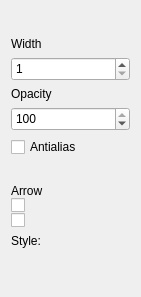
<?xml version="1.0" encoding="UTF-8"?>
<ui version="4.0">
 <class>LineSettingsWidget</class>
 <widget class="QWidget" name="LineSettingsWidget">
  <property name="geometry">
   <rect>
    <x>0</x>
    <y>0</y>
    <width>141</width>
    <height>297</height>
   </rect>
  </property>
  <property name="windowTitle">
   <string>Form</string>
  </property>
  <layout class="QVBoxLayout" name="verticalLayout_2">
   <item>
    <layout class="QVBoxLayout" name="verticalLayout">
     <item>
      <spacer name="verticalSpacer">
       <property name="orientation">
        <enum>Qt::Vertical</enum>
       </property>
       <property name="sizeHint" stdset="0">
        <size>
         <width>20</width>
         <height>40</height>
        </size>
       </property>
      </spacer>
     </item>
     <item>
      <widget class="QLabel" name="label_4">
       <property name="text">
        <string>Width</string>
       </property>
      </widget>
     </item>
     <item>
      <widget class="QSpinBox" name="widthSpinBox">
       <property name="minimumSize">
        <size>
         <width>0</width>
         <height>24</height>
        </size>
       </property>
       <property name="minimum">
        <number>1</number>
       </property>
      </widget>
     </item>
     <item>
      <widget class="QLabel" name="label_5">
       <property name="text">
        <string>Opacity</string>
       </property>
      </widget>
     </item>
     <item>
      <widget class="QSpinBox" name="opacitySpinBox">
       <property name="minimumSize">
        <size>
         <width>0</width>
         <height>24</height>
        </size>
       </property>
       <property name="maximum">
        <number>100</number>
       </property>
       <property name="value">
        <number>100</number>
       </property>
      </widget>
     </item>
     <item>
      <layout class="QVBoxLayout" name="verticalLayout_3">
       <property name="spacing">
        <number>0</number>
       </property>
       <item>
        <widget class="QCheckBox" name="antialiasCheckBox">
         <property name="text">
          <string>Antialias</string>
         </property>
        </widget>
       </item>
       <item>
        <spacer name="verticalSpacer_2">
         <property name="orientation">
          <enum>Qt::Vertical</enum>
         </property>
         <property name="sizeHint" stdset="0">
          <size>
           <width>20</width>
           <height>40</height>
          </size>
         </property>
        </spacer>
       </item>
       <item>
        <widget class="QLabel" name="label">
         <property name="text">
          <string>Arrow</string>
         </property>
        </widget>
       </item>
       <item>
        <layout class="QVBoxLayout" name="verticalLayout_4">
         <property name="spacing">
          <number>0</number>
         </property>
         <item>
          <layout class="QHBoxLayout" name="horizontalLayout">
           <item>
            <widget class="QCheckBox" name="arrowCheckBox">
             <property name="text">
              <string/>
             </property>
            </widget>
           </item>
           <item>
            <widget class="QLabel" name="arrowLabel">
             <property name="sizePolicy">
              <sizepolicy hsizetype="Minimum" vsizetype="Minimum">
               <horstretch>0</horstretch>
               <verstretch>0</verstretch>
              </sizepolicy>
             </property>
             <property name="maximumSize">
              <size>
               <width>16777215</width>
               <height>16</height>
              </size>
             </property>
             <property name="text">
              <string/>
             </property>
             <property name="pixmap">
              <pixmap resource="../../Icons.qrc">:/lines/assets/lines/arrow_1.png</pixmap>
             </property>
             <property name="alignment">
              <set>Qt::AlignCenter</set>
             </property>
            </widget>
           </item>
          </layout>
         </item>
         <item>
          <layout class="QHBoxLayout" name="horizontalLayout_4">
           <item>
            <widget class="QCheckBox" name="arrowCheckBox2">
             <property name="text">
              <string/>
             </property>
            </widget>
           </item>
           <item>
            <widget class="QLabel" name="arrowLabel2">
             <property name="sizePolicy">
              <sizepolicy hsizetype="Fixed" vsizetype="Fixed">
               <horstretch>0</horstretch>
               <verstretch>0</verstretch>
              </sizepolicy>
             </property>
             <property name="maximumSize">
              <size>
               <width>16777215</width>
               <height>16</height>
              </size>
             </property>
             <property name="text">
              <string/>
             </property>
             <property name="pixmap">
              <pixmap resource="../../Icons.qrc">:/lines/assets/lines/arrow_2.png</pixmap>
             </property>
            </widget>
           </item>
          </layout>
         </item>
        </layout>
       </item>
      </layout>
     </item>
     <item>
      <widget class="QLabel" name="label_3">
       <property name="text">
        <string>Style:</string>
       </property>
      </widget>
     </item>
     <item>
      <widget class="BrushTypeComboBox" name="styleComboBox" native="true">
       <property name="minimumSize">
        <size>
         <width>32</width>
         <height>32</height>
        </size>
       </property>
       <property name="maximumSize">
        <size>
         <width>115</width>
         <height>32</height>
        </size>
       </property>
      </widget>
     </item>
    </layout>
   </item>
  </layout>
 </widget>
 <customwidgets>
  <customwidget>
   <class>BrushTypeComboBox</class>
   <extends>QWidget</extends>
   <header>brushtypecombobox.h</header>
   <container>1</container>
  </customwidget>
 </customwidgets>
 <resources>
  <include location="../../Icons.qrc"/>
 </resources>
 <connections/>
</ui>
